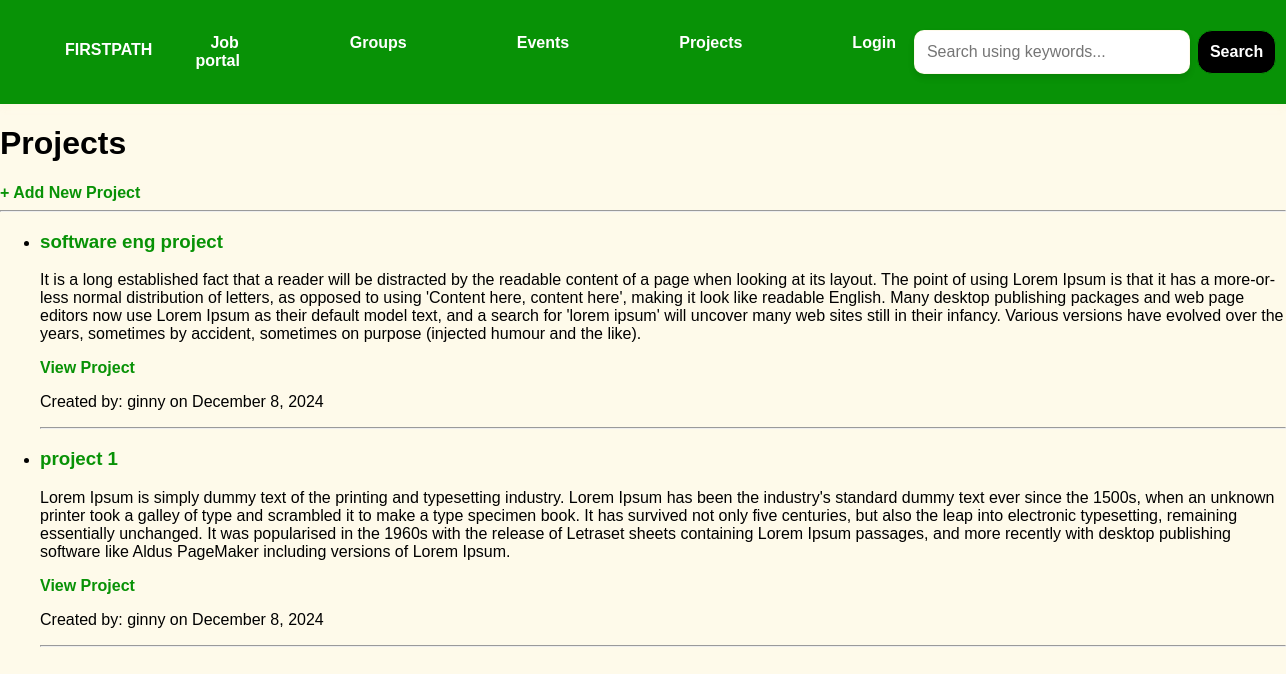
Before: /projects/ with the older database file.
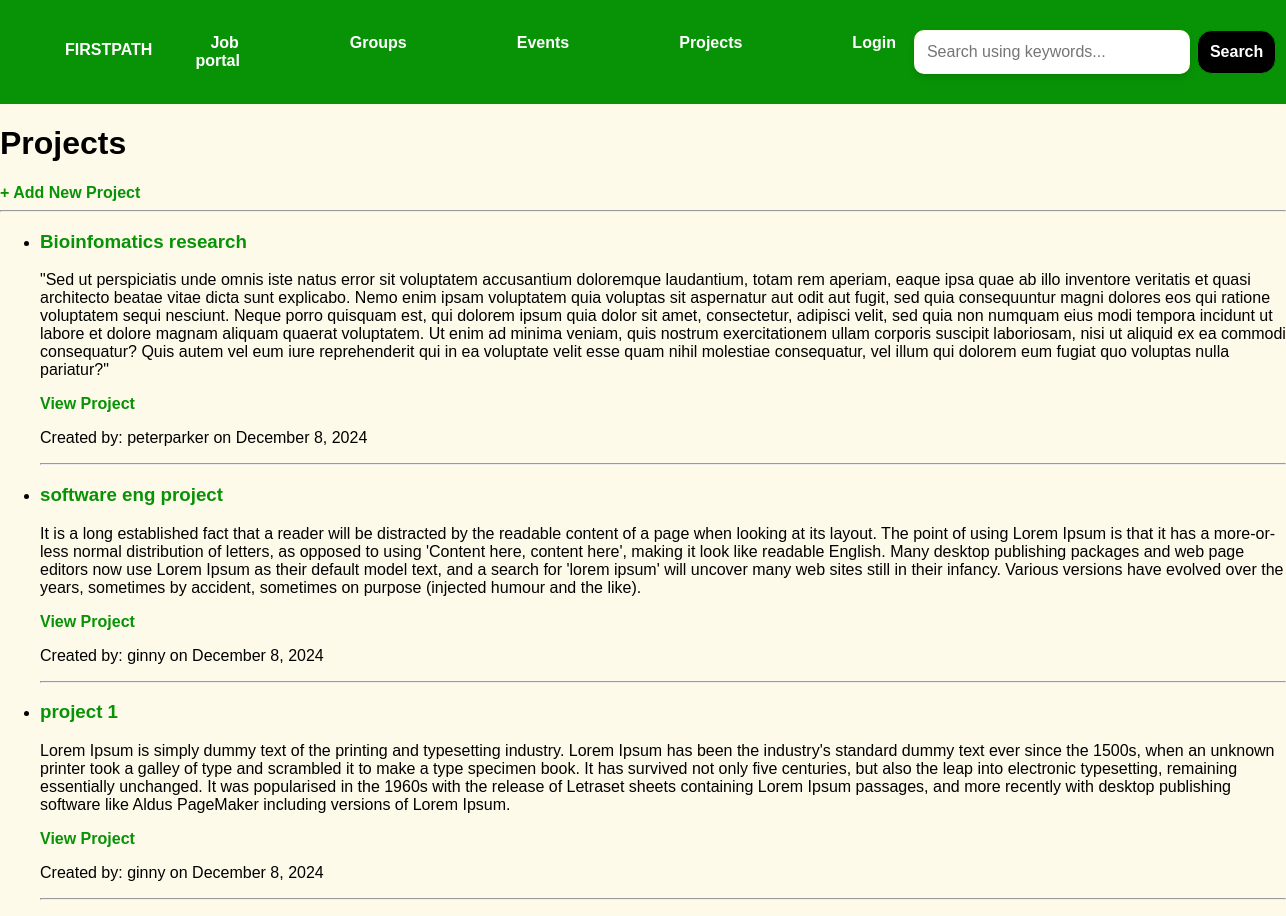
After: the same page with the newer database file.
### base/models.py (models this page shows, shortened)
class Project(models.Model):
    user = models.ForeignKey(User, on_delete=models.CASCADE)  # The user who created the project
    title = models.CharField(max_length=200)
    description = models.TextField()
    link = models.URLField(blank=True, null=True)  # Optional project link
    created = models.DateTimeField(auto_now_add=True)

### base/views.py (the view)
# urls.py: path('projects/', views.project_list, name='project-list'),
def project_list(request):
    projects = Project.objects.all().order_by('-created')
    context = {'projects': projects}
    return render(request, 'base/project_list.html', context)

### base/templates/base/project_list.html
{% extends 'main.html' %}
{% block content %}
{% load static %}
<h1>Projects</h1>
<div>
    <a href="{% url 'add-project' %}">+ Add New Project</a>
</div>
<hr>
<ul>
    {% for project in projects %}
    <li>
        <h3>{{ project.title }}</h3>
        <p>{{ project.description }}</p>
        {% if project.link %}
        <a href="{{ project.link }}" target="_blank">View Project</a>
        {% endif %}
        <p>Created by: {{ project.user.username }} on {{ project.created|date:"F j, Y" }}</p>
        <hr>
    </li>
    {% endfor %}
</ul>
{% endblock %}

Changed rows visible on the page:
added Project: title "Bioinfomatics research", description "\"Sed ut perspiciatis unde omnis iste natus error sit voluptatem accusantium doloremque laudantium, totam rem aperiam, eaque ipsa quae ab illo inventore veritatis et quasi architecto beatae vitae dicta sunt explicabo. Nemo enim ipsam voluptatem quia voluptas sit aspernatur aut odit aut fugit, sed quia consequuntur magni dolores eos qui ratione voluptatem sequi nesciunt. Neque porro quisquam est, qui dolorem ipsum quia dolor sit amet, consectetur, adipisci velit, sed quia non numquam eius modi tempora incidunt ut labore et dolore magnam aliquam quaerat voluptatem. Ut enim ad minima veniam, quis nostrum exercitationem ullam corporis suscipit laboriosam, nisi ut aliquid ex ea commodi…", user.username "peterparker", created "December 8, 2024"
